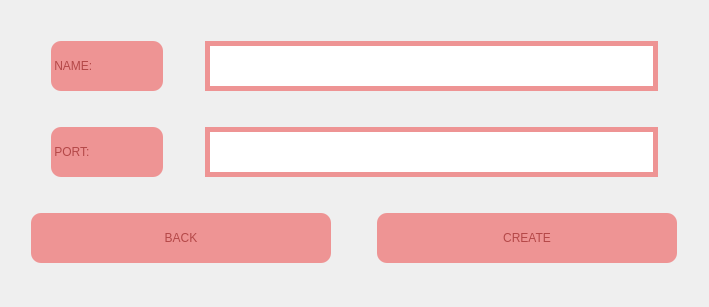
<?xml version="1.0" encoding="UTF-8"?>
<ui version="4.0">
 <class>Create</class>
 <widget class="QDialog" name="Create">
  <property name="geometry">
   <rect>
    <x>0</x>
    <y>0</y>
    <width>709</width>
    <height>307</height>
   </rect>
  </property>
  <property name="minimumSize">
   <size>
    <width>700</width>
    <height>300</height>
   </size>
  </property>
  <property name="maximumSize">
   <size>
    <width>1000</width>
    <height>500</height>
   </size>
  </property>
  <property name="windowTitle">
   <string>MATFWars</string>
  </property>
  <property name="styleSheet">
   <string notr="true">#Create{
	border-image: url(:/background/background2.jpg);
}</string>
  </property>
  <layout class="QVBoxLayout" name="verticalLayout">
   <item>
    <layout class="QHBoxLayout" name="horizontalLayout">
     <item>
      <spacer name="horizontalSpacer_2">
       <property name="orientation">
        <enum>Qt::Horizontal</enum>
       </property>
       <property name="sizeType">
        <enum>QSizePolicy::Fixed</enum>
       </property>
       <property name="sizeHint" stdset="0">
        <size>
         <width>40</width>
         <height>20</height>
        </size>
       </property>
      </spacer>
     </item>
     <item>
      <widget class="QLabel" name="name_label">
       <property name="minimumSize">
        <size>
         <width>112</width>
         <height>50</height>
        </size>
       </property>
       <property name="maximumSize">
        <size>
         <width>112</width>
         <height>50</height>
        </size>
       </property>
       <property name="styleSheet">
        <string notr="true">border-radius:10px;
font: 600 20pt &quot;URW Bookman&quot;;
color:rgb(180, 72, 72);
background-color:rgb(238, 148, 148);</string>
       </property>
       <property name="text">
        <string> NAME: </string>
       </property>
      </widget>
     </item>
     <item>
      <spacer name="horizontalSpacer">
       <property name="orientation">
        <enum>Qt::Horizontal</enum>
       </property>
       <property name="sizeType">
        <enum>QSizePolicy::Fixed</enum>
       </property>
       <property name="sizeHint" stdset="0">
        <size>
         <width>36</width>
         <height>20</height>
        </size>
       </property>
      </spacer>
     </item>
     <item>
      <widget class="QLineEdit" name="name_lineEdit">
       <property name="minimumSize">
        <size>
         <width>30</width>
         <height>50</height>
        </size>
       </property>
       <property name="styleSheet">
        <string notr="true">border:5px solid;
border-color: rgb(238, 148, 148);</string>
       </property>
      </widget>
     </item>
     <item>
      <spacer name="horizontalSpacer_3">
       <property name="orientation">
        <enum>Qt::Horizontal</enum>
       </property>
       <property name="sizeType">
        <enum>QSizePolicy::Fixed</enum>
       </property>
       <property name="sizeHint" stdset="0">
        <size>
         <width>40</width>
         <height>20</height>
        </size>
       </property>
      </spacer>
     </item>
    </layout>
   </item>
   <item>
    <layout class="QHBoxLayout" name="horizontalLayout_2">
     <item>
      <spacer name="horizontalSpacer_4">
       <property name="orientation">
        <enum>Qt::Horizontal</enum>
       </property>
       <property name="sizeType">
        <enum>QSizePolicy::Fixed</enum>
       </property>
       <property name="sizeHint" stdset="0">
        <size>
         <width>40</width>
         <height>20</height>
        </size>
       </property>
      </spacer>
     </item>
     <item>
      <widget class="QLabel" name="port_label">
       <property name="minimumSize">
        <size>
         <width>112</width>
         <height>50</height>
        </size>
       </property>
       <property name="maximumSize">
        <size>
         <width>112</width>
         <height>50</height>
        </size>
       </property>
       <property name="styleSheet">
        <string notr="true">border-radius:10px;
font: 600 20pt &quot;URW Bookman&quot;;
color:rgb(180, 72, 72);
background-color:rgb(238, 148, 148);




</string>
       </property>
       <property name="text">
        <string> PORT:</string>
       </property>
      </widget>
     </item>
     <item>
      <spacer name="horizontalSpacer_5">
       <property name="orientation">
        <enum>Qt::Horizontal</enum>
       </property>
       <property name="sizeType">
        <enum>QSizePolicy::Fixed</enum>
       </property>
       <property name="sizeHint" stdset="0">
        <size>
         <width>36</width>
         <height>20</height>
        </size>
       </property>
      </spacer>
     </item>
     <item>
      <widget class="QLineEdit" name="port_lineEdit">
       <property name="minimumSize">
        <size>
         <width>30</width>
         <height>50</height>
        </size>
       </property>
       <property name="styleSheet">
        <string notr="true">border:5px solid;
border-color: rgb(238, 148, 148);</string>
       </property>
      </widget>
     </item>
     <item>
      <spacer name="horizontalSpacer_6">
       <property name="orientation">
        <enum>Qt::Horizontal</enum>
       </property>
       <property name="sizeType">
        <enum>QSizePolicy::Fixed</enum>
       </property>
       <property name="sizeHint" stdset="0">
        <size>
         <width>40</width>
         <height>20</height>
        </size>
       </property>
      </spacer>
     </item>
    </layout>
   </item>
   <item>
    <layout class="QHBoxLayout" name="horizontalLayout_3">
     <item>
      <spacer name="horizontalSpacer_8">
       <property name="orientation">
        <enum>Qt::Horizontal</enum>
       </property>
       <property name="sizeType">
        <enum>QSizePolicy::Fixed</enum>
       </property>
       <property name="sizeHint" stdset="0">
        <size>
         <width>20</width>
         <height>20</height>
        </size>
       </property>
      </spacer>
     </item>
     <item>
      <widget class="QPushButton" name="back_pop1_button">
       <property name="sizePolicy">
        <sizepolicy hsizetype="Expanding" vsizetype="Expanding">
         <horstretch>3</horstretch>
         <verstretch>3</verstretch>
        </sizepolicy>
       </property>
       <property name="minimumSize">
        <size>
         <width>30</width>
         <height>50</height>
        </size>
       </property>
       <property name="maximumSize">
        <size>
         <width>300</width>
         <height>50</height>
        </size>
       </property>
       <property name="styleSheet">
        <string notr="true">color:rgb(180, 72, 72);
font: 600 25pt &quot;URW Bookman&quot;;
background-color:rgb(238, 148, 148);
border-radius:10px;</string>
       </property>
       <property name="text">
        <string>BACK</string>
       </property>
      </widget>
     </item>
     <item>
      <spacer name="horizontalSpacer_7">
       <property name="orientation">
        <enum>Qt::Horizontal</enum>
       </property>
       <property name="sizeType">
        <enum>QSizePolicy::Fixed</enum>
       </property>
       <property name="sizeHint" stdset="0">
        <size>
         <width>40</width>
         <height>20</height>
        </size>
       </property>
      </spacer>
     </item>
     <item>
      <widget class="QPushButton" name="create_pop1_button">
       <property name="sizePolicy">
        <sizepolicy hsizetype="Expanding" vsizetype="Expanding">
         <horstretch>3</horstretch>
         <verstretch>3</verstretch>
        </sizepolicy>
       </property>
       <property name="minimumSize">
        <size>
         <width>30</width>
         <height>50</height>
        </size>
       </property>
       <property name="maximumSize">
        <size>
         <width>300</width>
         <height>50</height>
        </size>
       </property>
       <property name="styleSheet">
        <string notr="true">color:rgb(180, 72, 72);
font: 600 25pt &quot;URW Bookman&quot;;
background-color: rgb(238, 148, 148);
border-radius:10px;</string>
       </property>
       <property name="text">
        <string>CREATE</string>
       </property>
      </widget>
     </item>
     <item>
      <spacer name="horizontalSpacer_9">
       <property name="orientation">
        <enum>Qt::Horizontal</enum>
       </property>
       <property name="sizeType">
        <enum>QSizePolicy::Fixed</enum>
       </property>
       <property name="sizeHint" stdset="0">
        <size>
         <width>20</width>
         <height>20</height>
        </size>
       </property>
      </spacer>
     </item>
    </layout>
   </item>
  </layout>
 </widget>
 <resources/>
 <connections/>
</ui>
